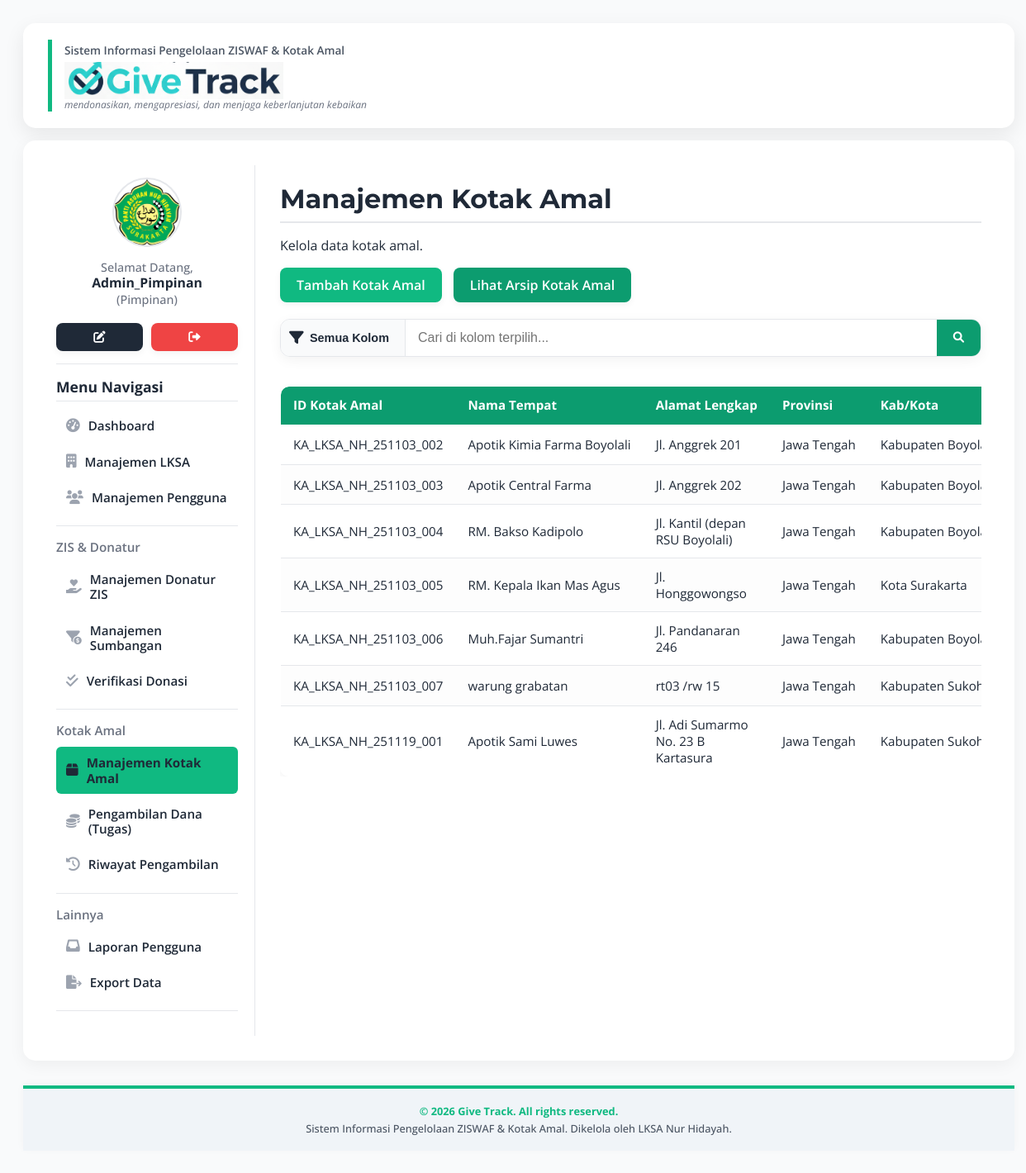
/pages/kotak-amal.php (signed in), run on the app's committed database.
### tables this page shows
CREATE TABLE `user` (
  `Id_user` varchar(30) NOT NULL,
  `Nama_User` varchar(100) NOT NULL,
  `Password` varchar(255) NOT NULL COMMENT 'Untuk menyimpan password yang di-hash',
  `Jabatan` varchar(50) NOT NULL,
  `Id_lksa` varchar(25) NOT NULL,
  `Foto` varchar(255) DEFAULT NULL,
  `Status` enum('Active','Archived') NOT NULL DEFAULT 'Active'
);

CREATE TABLE `kotakamal` (
  `ID_KotakAmal` varchar(30) NOT NULL,
  `Id_lksa` varchar(25) NOT NULL,
  `Nama_Toko` varchar(150) NOT NULL,
  `Alamat_Toko` text NOT NULL COMMENT 'Alamat lengkap gabungan',
  `ID_Provinsi` varchar(100) DEFAULT NULL,
  `ID_Kabupaten` varchar(100) DEFAULT NULL,
  `ID_Kecamatan` varchar(100) DEFAULT NULL,
  `ID_Kelurahan` varchar(100) DEFAULT NULL,
  `Nama_Pemilik` varchar(100) DEFAULT NULL,
  `WA_Pemilik` varchar(20) DEFAULT NULL,
  `Email` varchar(100) DEFAULT NULL,
  `Google_Maps_Link` varchar(255) DEFAULT NULL,
  `Jadwal_Pengambilan` varchar(50) DEFAULT NULL COMMENT 'Bisa berupa tanggal YYYY-MM-DD atau deskripsi hari',
  `Ket` text COMMENT 'Keterangan tambahan',
  `Foto` varchar(255) DEFAULT NULL,
  `Latitude` decimal(10,8) DEFAULT NULL,
  `Longitude` decimal(11,8) DEFAULT NULL,
  `Status` enum('Active','Archived') NOT NULL DEFAULT 'Active'
);

### pages/kotak-amal.php (the view, shortened to what this page needs)
<?php
include '../config/database.php';
include '../includes/header.php';
$search_query = $_GET['search'] ?? '';
$filter_by = $_GET['filter_by'] ?? 'All';
$column_labels = [
    'All' => 'Semua Kolom',
    'ID_KotakAmal' => 'ID Kotak Amal',
    'Nama_Toko' => 'Nama Tempat',
    'Alamat_Toko' => 'Alamat Lengkap',
    'Nama_Pemilik' => 'Nama Pemilik',
    'ID_Provinsi' => 'Provinsi',
    'ID_Kabupaten' => 'Kota/Kabupaten',
    'ID_Kecamatan' => 'Kecamatan',
    'ID_Kelurahan' => 'Kelurahan/Desa',
    'Jadwal_Pengambilan' => 'Jadwal Ambil'
];
$sql = "SELECT ka.*, MAX(dka.ID_Kwitansi_KA) AS is_collected_today
        FROM KotakAmal ka
        LEFT JOIN Dana_KotakAmal dka ON ka.ID_KotakAmal = dka.ID_KotakAmal AND dka.Tgl_Ambil = CURDATE()
        WHERE ka.Status = 'Active'";
$sql .= " GROUP BY ka.ID_KotakAmal";
$stmt = $conn->prepare($sql);
$stmt->execute();
$result = $stmt->get_result();
?>
<h1 class="dashboard-title">Manajemen Kotak Amal</h1>
<p>Kelola data kotak amal.</p>
<a href="tambah_kotak_amal.php" class="btn btn-success">Tambah Kotak Amal</a>
<a href="arsip_kotak_amal.php" class="btn btn-cancel" style="background-color: var(--accent-kotak-amal); margin-left: 10px;">Lihat Arsip Kotak Amal</a>
<form method="GET" action="" class="search-form" style="margin-top: 20px;">
    <div class="search-control-group-simple">
        <div class="search-select-wrapper">
            <i class="fas fa-filter filter-icon"></i>
            <select name="filter_by" id="filter_by" class="search-select-simple">
                <?php
                foreach ($column_labels as $value => $label) {
                    $selected = ($filter_by == $value) ? 'selected' : '';
                    echo "<option value=\"$value\" $selected>$label</option>";
                }
                ?>
            </select>
        </div>
        <input type="text" name="search" placeholder="Cari di kolom terpilih..." value="<?php echo htmlspecialchars($search_query); ?>" class="search-input-simple">
        <button type="submit" class="btn-search-simple" title="Cari"><i class="fas fa-search"></i></button>
    </div>
</form>
<div class="table-container">
<table id="kotak-amal-table">
    <thead>
        <tr>
            <th>ID Kotak Amal</th>
            <th>Nama Tempat</th>
            <th>Alamat Lengkap</th>
            <th>Provinsi</th>
            <th>Kab/Kota</th>
        </tr>
    </thead>
    <tbody>
        <?php while ($row = $result->fetch_assoc()) {
        ?>
            <tr>
                <td data-label="ID Kotak Amal"><?php echo $row['ID_KotakAmal']; ?></td>
                <td data-label="Nama Tempat"><?php echo $row['Nama_Toko']; ?></td>
                <td data-label="Alamat Lengkap" class="alamat-col">
                    <?php
                        $full_address = htmlspecialchars($row['Alamat_Toko']);
                        $first_comma_pos = strpos($full_address, ',');
                        if ($first_comma_pos !== false) {
                            $detail_address = substr($full_address, 0, $first_comma_pos);
                        } else {
                            $detail_address = $full_address;
                        }
                        echo $detail_address;
                    ?>
                </td>
                <td data-label="Provinsi"><?php echo $row['ID_Provinsi'] ?? '-'; ?></td>
                <td data-label="Kab/Kota"><?php echo $row['ID_Kabupaten'] ?? '-'; ?></td>
            </tr>
        <?php } ?>
    </tbody>
</table>
</div>
<?php
include '../includes/footer.php';
?>

### includes/header.php (shortened to what this page needs)
<?php
$base_url = "http://" . $_SERVER['HTTP_HOST'] . "/lksa_nh/";
$current_page = basename($_SERVER['PHP_SELF']);
$current_dir = basename(dirname($_SERVER['PHP_SELF']));
$dashboard_active = ($current_page == 'index.php' || strpos($current_page, 'dashboard_') !== false) ? 'active' : '';
$lksa_active = ($current_page == 'lksa.php' || $current_page == 'tambah_lksa.php' || $current_page == 'tambah_pimpinan.php' || $current_page == 'edit_lksa.php') ? 'active' : '';
$users_active = ($current_page == 'users.php' || $current_page == 'tambah_pengguna.php' || $current_page == 'edit_pengguna.php') ? 'active' : '';
$donatur_active = ($current_page == 'donatur.php' || $current_page == 'tambah_donatur.php' || $current_page == 'edit_donatur.php') ? 'active' : '';
$sumbangan_active = ($current_page == 'sumbangan.php' || $current_page == 'tambah_sumbangan.php' || $current_page == 'detail_sumbangan.php') ? 'active' : '';
$verifikasi_active = ($current_page == 'verifikasi-donasi.php' || $current_page == 'edit_sumbangan.php' || $current_page == 'wa-blast-form.php') ? 'active' : '';
$kotak_amal_active = ($current_page == 'kotak-amal.php' || $current_page == 'tambah_kotak_amal.php' || $current_page == 'edit_kotak_amal.php') ? 'active' : '';
$dana_kotak_amal_active = ($current_page == 'dana-kotak-amal.php' || $current_page == 'edit_dana_kotak_amal.php' || $current_page == 'catat_pengambilan_ka.php' || $current_page == 'detail_surat_tugas.php') ? 'active' : '';
$riwayat_ka_active = ($current_page == 'riwayat_dana_kotak_amal.php') ? 'active' : '';
$laporan_active = ($current_page == 'laporan.php' || $current_page == 'tambah_laporan.php' || $current_page == 'detail_laporan.php') ? 'active' : '';
$export_menu_active = ($current_page == 'export_data_menu.php') ? 'active' : '';
$show_sidebar = false;
$sidebar_html = '';
if (isset($_SESSION['loggedin']) && isset($_SESSION['id_user'])) {
    if (isset($conn)) {
        $id_user = $_SESSION['id_user'];
        $user_info_sql = "SELECT Nama_User, Foto, Jabatan FROM User WHERE Id_user = '$id_user'";
        $user_info_result = $conn->query($user_info_sql);
        $user_info = $user_info_result ? $user_info_result->fetch_assoc() : null;
        $nama_user = $user_info['Nama_User'] ?? 'Pengguna';
        $foto_user = $user_info['Foto'] ?? '';
        $jabatan = $user_info['Jabatan'] ?? '';
        $foto_path = $foto_user ? $base_url . 'assets/img/' . $foto_user : $base_url . 'assets/img/yayasan.png';
        $sidebar_stats = $sidebar_stats ?? '';
        if ($current_page == 'index.php' || $current_dir == 'dashboards' || in_array($current_page, ['lksa.php', 'users.php', 'donatur.php', 'sumbangan.php', 'kotak-amal.php', 'verifikasi-donasi.php', 'dana-kotak-amal.php', 'tambah_pimpinan.php', 'tambah_pengguna.php', 'tambah_donatur.php', 'tambah_kotak_amal.php', 'tambah_sumbangan.php', 'laporan.php', 'tambah_laporan.php', 'edit_pengguna.php', 'edit_donatur.php', 'edit_sumbangan.php', 'edit_kotak_amal.php', 'edit_lksa.php', 'edit_dana_kotak_amal.php', 'detail_sumbangan.php', 'detail_laporan.php', 'export_data_menu.php', 'riwayat_dana_kotak_amal.php'])) {
            if ($current_page != 'dashboard_donatur.php' && $current_page != 'dashboard_pemilik_kotak_amal.php') {
                $show_sidebar = true;
            }
        }
        if ($show_sidebar) {
            ?>
            <div class="sidebar-wrapper">
                <img src="<?php echo htmlspecialchars($foto_path); ?>" alt="Foto Profil" class="profile-img">
                <p class="welcome-text-sidebar">Selamat Datang,<br>
                    <strong><?php echo htmlspecialchars($nama_user); ?></strong> (<?php echo htmlspecialchars($jabatan); ?>)
                </p>
                <div class="sidebar-util-btns">
                    <a href="<?php echo $base_url; ?>pages/edit_pengguna.php?id=<?php echo htmlspecialchars($id_user); ?>"
                        class="btn btn-primary sidebar-small-btn" title="Edit Profil"><i class="fas fa-edit"></i></a>
                    <a href="<?php echo $base_url; ?>login/logout.php" class="btn btn-danger sidebar-small-btn" title="Logout"><i class="fas fa-sign-out-alt"></i>
                        </a>
                </div>
                <hr>
                <?php echo $sidebar_stats; ?> <h2>Menu Navigasi</h2>
                <div class="sidebar-nav-group">
                    <a href="<?php echo $base_url; ?>index.php" class="sidebar-nav-item <?php echo $dashboard_active; ?>">
                        <i class="fas fa-tachometer-alt"></i> Dashboard
                    </a>
                    <?php if ($_SESSION['jabatan'] == 'Pimpinan' && $_SESSION['id_lksa'] == 'Pimpinan_Pusat') { ?>
                        <a href="<?php echo $base_url; ?>pages/lksa.php" class="sidebar-nav-item <?php echo $lksa_active; ?>">
                            <i class="fas fa-building"></i> Manajemen LKSA
                        </a>
                    <?php } ?>
                    <?php if ($_SESSION['jabatan'] == 'Pimpinan' || $_SESSION['jabatan'] == 'Kepala LKSA') { ?>
                        <a href="<?php echo $base_url; ?>pages/users.php" class="sidebar-nav-item <?php echo $users_active; ?>">
                            <i class="fas fa-users"></i> Manajemen Pengguna
                        </a>
                    <?php } ?>
                </div>
                <?php if ($_SESSION['jabatan'] == 'Pimpinan' || $_SESSION['jabatan'] == 'Kepala LKSA' || $_SESSION['jabatan'] == 'Pegawai') { ?>
                    <hr class="nav-divider">
                    <h3>ZIS & Donatur</h3>
                    <div class="sidebar-nav-group">
                        <a href="<?php echo $base_url; ?>pages/donatur.php" class="sidebar-nav-item <?php echo $donatur_active; ?>">
                            <i class="fas fa-hand-holding-heart"></i> Manajemen Donatur ZIS
                        </a>
                        <a href="<?php echo $base_url; ?>pages/sumbangan.php" class="sidebar-nav-item <?php echo $sumbangan_active; ?>">
                            <i class="fas fa-funnel-dollar"></i> Manajemen Sumbangan
                        </a>
                        <?php if ($_SESSION['jabatan'] == 'Pimpinan' || $_SESSION['jabatan'] == 'Kepala LKSA') { ?>
                            <a href="<?php echo $base_url; ?>pages/verifikasi-donasi.php" class="sidebar-nav-item <?php echo $verifikasi_active; ?>">
                                <i class="fas fa-check-double"></i> Verifikasi Donasi
                            </a>
                        <?php } ?>
                    </div>
                <?php } ?>
                <?php if ($_SESSION['jabatan'] == 'Pimpinan' || $_SESSION['jabatan'] == 'Kepala LKSA' || $_SESSION['jabatan'] == 'Petugas Kotak Amal') { ?>
                    <hr class="nav-divider">
                    <h3>Kotak Amal</h3>
                    <div class="sidebar-nav-group">
                        <a href="<?php echo $base_url; ?>pages/kotak-amal.php" class="sidebar-nav-item <?php echo $kotak_amal_active; ?>">
                            <i class="fas fa-box"></i> Manajemen Kotak Amal
                        </a>
                        <a href="<?php echo $base_url; ?>pages/dana-kotak-amal.php" class="sidebar-nav-item <?php echo $dana_kotak_amal_active; ?>">
                            <i class="fas fa-coins"></i> Pengambilan Dana (Tugas)
                        </a>
                        <a href="<?php echo $base_url; ?>pages/riwayat_dana_kotak_amal.php" class="sidebar-nav-item <?php echo $riwayat_ka_active; ?>">
                            <i class="fas fa-history"></i> Riwayat Pengambilan
                        </a>
                        </div>
                <?php } ?>
                <?php if ($_SESSION['jabatan'] == 'Pimpinan' || $_SESSION['jabatan'] == 'Kepala LKSA') { ?>
                    <hr class="nav-divider">
                    <h3>Lainnya</h3>
                    <div class="sidebar-nav-group">
                        <a href="<?php echo $base_url; ?>pages/laporan.php" class="sidebar-nav-item <?php echo $laporan_active; ?>">
                            <i class="fas fa-inbox"></i> Laporan Pengguna
                        </a>
                        <a href="<?php echo $base_url; ?>pages/export_data_menu.php" class="sidebar-nav-item <?php echo $export_menu_active; ?>">
                            <i class="fas fa-file-export"></i> Export Data
                        </a>
                        </div>
                <?php } ?>
                <hr>
            </div>
            <?php
            $sidebar_html = ob_get_clean();
        }
    }
}
?>
<!DOCTYPE html>
<html lang="id">
<head>
    <link rel="stylesheet" href="https://cdnjs.cloudflare.com/ajax/libs/font-awesome/6.0.0-beta3/css/all.min.css">
</head>
<body>
    <div class="container">
        <div class="header">
            <div class="header-logo-section">
                <span class="header-slogan-top">Sistem Informasi Pengelolaan ZISWAF & Kotak Amal</span>
                <h1 class="header-title-main">
                     <img src="<?php echo $base_url; ?>assets/img/give_track_logo_final.png" alt="Give Track Logo System" class="header-logo-img">
                </h1>
                <span class="header-slogan-bottom">mendonasikan, mengapresiasi, dan menjaga keberlanjutan kebaikan</span>
            </div>
        </div>
        <?php if ($show_sidebar) { ?>
            <div class="content">
                <?php echo $sidebar_html; ?>
                <div class="main-content-area">
                <?php } else { ?>
                    <div class="content">
                    <?php } ?>

### pages/kotak-amal.php (style rules this page uses)
:root { --primary-color: #1F2937; --secondary-color: #10B981; --accent-kotak-amal: #0c9c6f; --success-color: #10B981; --danger-color: #EF4444; --border-color: #E5E7EB; --bg-light: #F9FAFB; --cancel-color: #6B7280; }
.search-control-group-simple { display: flex; align-items: stretch; gap: 0; margin-bottom: 20px; max-width: 900px; border: 1px solid var(--border-color); border-radius: 12px; overflow: hidden; box-shadow: 0 4px 15px rgba(0,0,0,0.05); }
.search-select-wrapper { position: relative; flex-shrink: 0; width: 150px; border-right: 1px solid var(--border-color); background-color: #F9FAFB; }
.filter-icon { position: absolute; left: 10px; top: 50%; transform: translateY(-50%); color: var(--primary-color); font-size: 1.1em; pointer-events: none; z-index: 2; }
.search-select-simple { padding: 12px 15px 12px 35px; border: none; font-size: 0.9em; background-color: transparent; width: 100%; height: 100%; font-weight: 600; color: var(--primary-color); -webkit-appearance: none; -moz-appearance: none; appearance: none; cursor: pointer; }
.search-input-simple { padding: 12px 15px; border: none; font-size: 1em; background-color: white; flex-grow: 1; min-width: 150px; }
.btn-search-simple { background-color: var(--accent-kotak-amal); color: white; padding: 12px 20px; border: none; font-weight: 700; cursor: pointer; transition: background-color 0.2s; line-height: 1.5; border-radius: 0; }
.table-container { overflow-x: auto; }
#kotak-amal-table { width: 100%; border-collapse: collapse; margin-top: 15px; box-shadow: 0 3px 10px rgba(0, 0, 0, 0.05); border-radius: 10px; overflow: hidden; border: 1px solid var(--border-color); font-size: 0.95em; }
#kotak-amal-table th, #kotak-amal-table td { text-align: left; padding: 12px 15px; border-bottom: 1px solid var(--border-color); white-space: nowrap; }
#kotak-amal-table thead tr { background-color: var(--accent-kotak-amal); color: var(--text-light); font-weight: 600; border-bottom: 2px solid var(--accent-kotak-amal); }
#kotak-amal-table tbody tr:nth-child(even) { background-color: #FDFDFD; }
.alamat-col { white-space: normal !important; max-width: 250px; width: 250px; overflow: hidden; text-overflow: ellipsis; }

### data on the page
user: Nama_User "Admin_Pimpinan", Jabatan "Pimpinan"
kotakamal: ID_KotakAmal "KA_LKSA_NH_251103_002", Nama_Toko "Apotik Kimia Farma Boyolali", Alamat_Toko "Jl. Anggrek 201", ID_Provinsi "Jawa Tengah", ID_Kabupaten "Kabupaten…"
kotakamal: ID_KotakAmal "KA_LKSA_NH_251103_003", Nama_Toko "Apotik Central Farma", Alamat_Toko "Jl. Anggrek 202", ID_Provinsi "Jawa Tengah", ID_Kabupaten "Kabupaten…"
kotakamal: ID_KotakAmal "KA_LKSA_NH_251103_004", Nama_Toko "RM. Bakso Kadipolo", Alamat_Toko "Jl. Kantil (depan RSU Boyolali)", ID_Provinsi "Jawa Tengah", ID_Kabupaten "Kabupaten…"
kotakamal: ID_KotakAmal "KA_LKSA_NH_251103_005", Nama_Toko "RM. Kepala Ikan Mas Agus", Alamat_Toko "Jl. Honggowongso", ID_Provinsi "Jawa Tengah", ID_Kabupaten "Kota Surakarta"
kotakamal: ID_KotakAmal "KA_LKSA_NH_251103_006", Nama_Toko "Muh.Fajar Sumantri", Alamat_Toko "Jl. Pandanaran 246", ID_Provinsi "Jawa Tengah", ID_Kabupaten "Kabupaten…"
kotakamal: ID_KotakAmal "KA_LKSA_NH_251103_007", Nama_Toko "warung grabatan", Alamat_Toko "rt03 /rw 15", ID_Provinsi "Jawa Tengah", ID_Kabupaten "Kabupaten…"
kotakamal: ID_KotakAmal "KA_LKSA_NH_251119_001", Nama_Toko "Apotik Sami Luwes", Alamat_Toko "Jl. Adi Sumarmo No. 23 B Kartasura", ID_Provinsi "Jawa Tengah", ID_Kabupaten "Kabupaten…"

### other printed values
form field filter_by "Semua Kolom"
